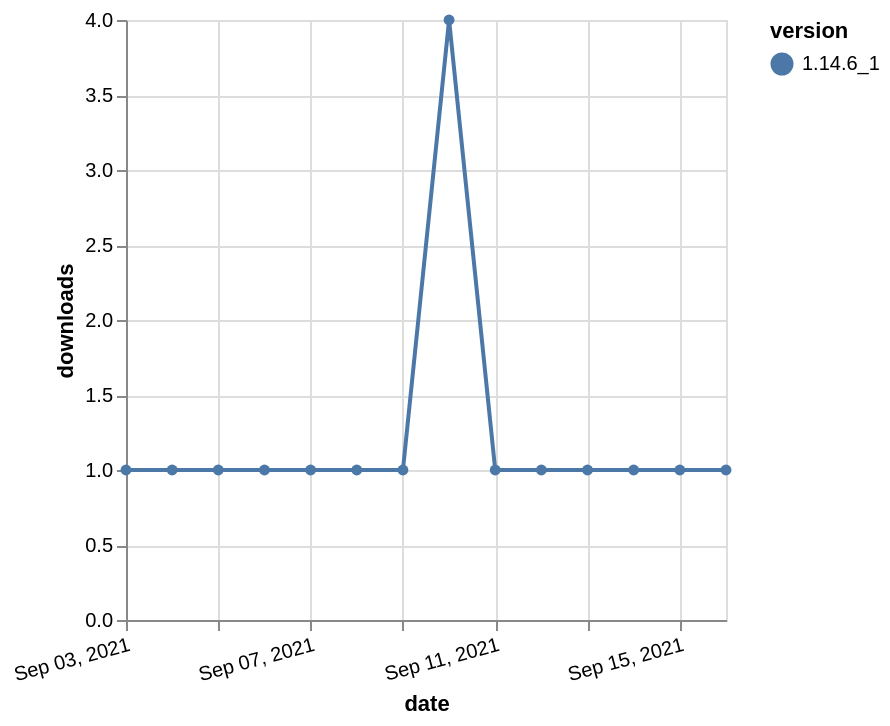

Specify this chart in Vega-Lite:
### Vega-Lite specification from a JSON file in a GitHub repository (floating-point values rounded to 4 significant figures)
{"$schema": "https://vega.github.io/schema/vega-lite/v5.json", "description": "A simple bar chart with embedded data.", "data": {"values": [{"date": "2021-09-03", "total": 202, "delta": 1, "version": "1.14.6_1"}, {"date": "2021-09-04", "total": 203, "delta": 1, "version": "1.14.6_1"}, {"date": "2021-09-05", "total": 204, "delta": 1, "version": "1.14.6_1"}, {"date": "2021-09-06", "total": 205, "delta": 1, "version": "1.14.6_1"}, {"date": "2021-09-07", "total": 206, "delta": 1, "version": "1.14.6_1"}, {"date": "2021-09-08", "total": 207, "delta": 1, "version": "1.14.6_1"}, {"date": "2021-09-09", "total": 208, "delta": 1, "version": "1.14.6_1"}, {"date": "2021-09-10", "total": 212, "delta": 4, "version": "1.14.6_1"}, {"date": "2021-09-11", "total": 213, "delta": 1, "version": "1.14.6_1"}, {"date": "2021-09-12", "total": 214, "delta": 1, "version": "1.14.6_1"}, {"date": "2021-09-13", "total": 215, "delta": 1, "version": "1.14.6_1"}, {"date": "2021-09-14", "total": 216, "delta": 1, "version": "1.14.6_1"}, {"date": "2021-09-15", "total": 217, "delta": 1, "version": "1.14.6_1"}, {"date": "2021-09-16", "total": 218, "delta": 1, "version": "1.14.6_1"}]}, "width": "container", "mark": {"type": "line", "point": {"filled": true}}, "encoding": {"x": {"field": "date", "type": "temporal", "timeUnit": "yearmonthdate", "title": "date", "axis": {"labelAngle": -15}}, "y": {"field": "delta", "type": "quantitative", "title": "downloads"}, "color": {"field": "version", "type": "nominal"}, "tooltip": {"field": "delta"}}}
